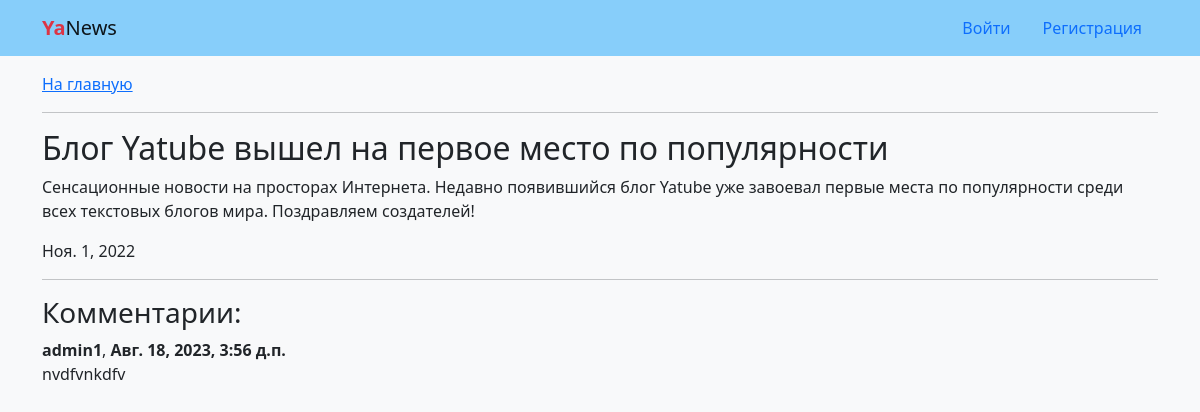
The page /news/1/ on the database its author committed.
### news/models.py (models this page shows, shortened)
class News(models.Model):
    title = models.CharField(max_length=50)
    text = models.TextField()
    date = models.DateField(default=datetime.today)
    class Meta:
        ordering = ('-date',)
        verbose_name_plural = 'Новости'
        verbose_name = 'Новость'

class Comment(models.Model):
    news = models.ForeignKey(
        News,
        on_delete=models.CASCADE
    )
    author = models.ForeignKey(
        settings.AUTH_USER_MODEL,
        on_delete=models.CASCADE,
    )
    text = models.TextField()
    created = models.DateTimeField(auto_now_add=True)
    class Meta:
        ordering = ('created',)

### news/views.py (the view, shortened to what this page needs)
# urls.py: path('news/<int:pk>/', views.NewsDetailView.as_view(), name='detail'),
class NewsDetailView(generic.View):
    def get(self, request, *args, **kwargs):
        view = NewsDetail.as_view()
        return view(request, *args, **kwargs)

### news/views.py (called while the page is built)
    def get_object(self, queryset=None):
        obj = get_object_or_404(
            self.model.objects.prefetch_related('comment_set__author'),
            pk=self.kwargs['pk']
        )
        return obj

    def get_context_data(self, **kwargs):
        context = super().get_context_data(**kwargs)
        if self.request.user.is_authenticated:
            context['form'] = CommentForm()
        return context

### templates/news/detail.html (shortened to what this page needs)
{% extends "base.html" %}
{% block content %}
  <a href="{% url 'news:home' %}">На главную</a>
  <hr>
  <h2>{{ news.title }}</h2>
  <p>{{ news.text }}</p>
  <p>{{ news.date }}</p>
  <hr>
  <h3 id="comments">Комментарии:</h3>
  {% for comment in news.comment_set.all %}
    <div>
      <b>{{ comment.author }}</b>, <b>{{ comment.created }}</b>
      <p class="mb-0">{{ comment.text|linebreaksbr }}</p>
    </div>
    <br>
  {% empty %}
    <p>Здесь никто ничего не написал...</p>
  {% endfor %}
{% endblock content %}

### rows shown on the page
News: title "Блог Yatube вышел на первое место по популярности", text "Сенсационные новости на просторах Интернета. Недавно появившийся блог Yatube уже завоевал первые места по популярности среди всех текстовых блогов мира. Поздравляем создателей!", date "Ноя. 1, 2022"
Comment: author "admin1", created "Авг. 18, 2023, 3:56 д.п.", text "nvdfvnkdfv"
